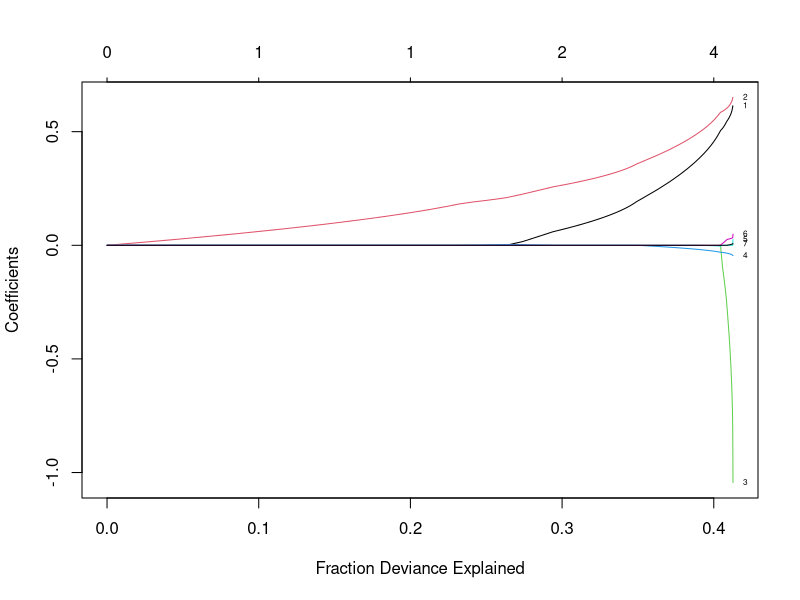
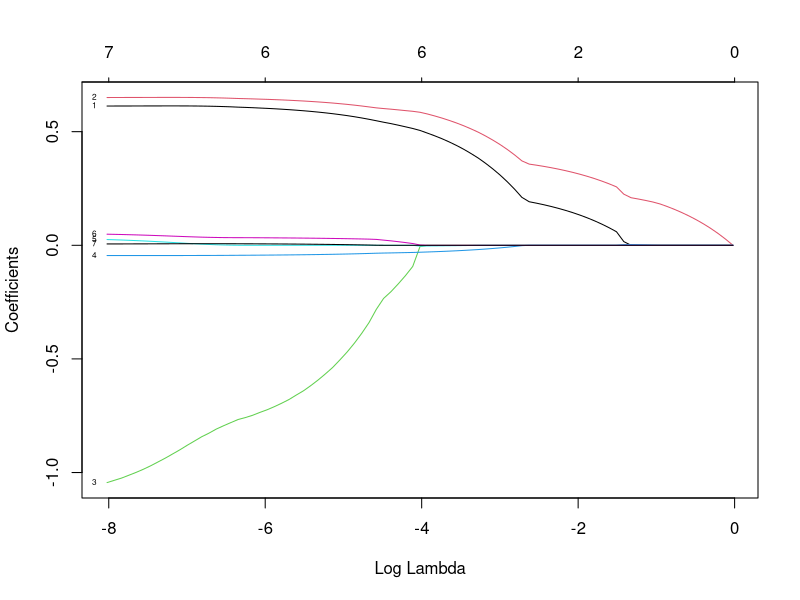
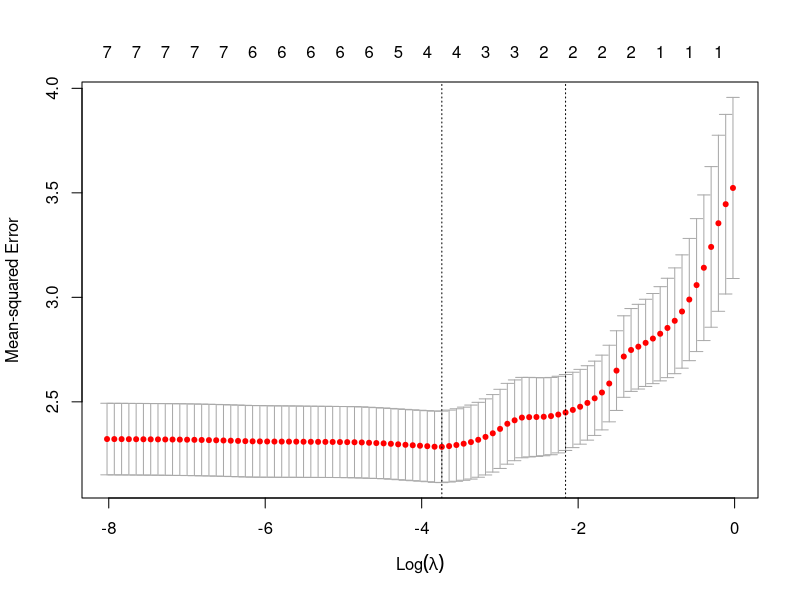

R code for these plots, in order:
## ---- chunk 1
library(tidyverse)
## ---- chunk 2
library(here)
stress.data = read.csv(here("data/stress.csv"))
library(psych)
describe(stress.data, fast = T)

model.lm = lm(Stress ~ Anxiety*Support*group, 
              data = stress.data)
summary(model.lm)$r.squared
## ---- chunk 3
library(caret)
# set control parameters
ctrl <- trainControl(method="cv", number=10)
# use train() instead of lm()
cv.model <- train(Stress ~ Anxiety*Support*group, 
               data = stress.data, 
               trControl=ctrl, # what are the control parameters
               method="lm") # what kind of model
cv.model
## ---- chunk 4
# provide your original lm model to get matrix of predictors
X.matrix <- model.matrix.lm(model.lm) 
head(X.matrix)
library(glmnet)
lasso.mod <- glmnet(x = X.matrix[,-1], #don't need the intercept 
                    y = stress.data$Stress)
## ---- chunk 5
lasso.mod
## ---- chunk 6
plot(lasso.mod, xvar = "dev", label = T)
## ---- chunk 7
plot(lasso.mod, xvar = "lambda", label = TRUE)
## ---- chunk 8
coef = coef(lasso.mod, s = exp(-5))
round(x = coef, digits = 2)
## ---- chunk 9
coef = coef(lasso.mod, s = exp(-4))
round(x = coef, digits = 2)
## ---- chunk 10
coef = coef(lasso.mod, s = 0)
coef
## ---- chunk 11
coef = coef(lasso.mod, s = 1)
coef
## ---- chunk 12
cvfit <- cv.glmnet(x = X.matrix[,-1], y = stress.data$Stress, type.measure = "deviance")
cvfit
## ---- chunk 13
plot(cvfit)
